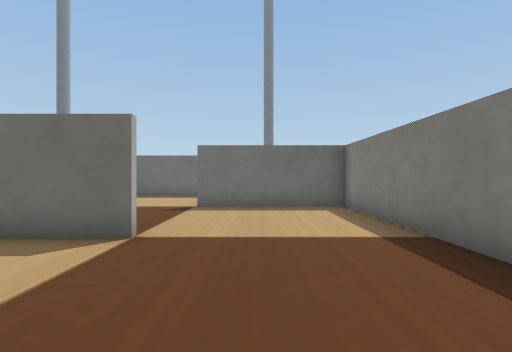
View 1 (above)

16 first-person views from a walk through a robot-simulator world made for Webots. The camera is 0.05 m above the floor, looks level and sees 80° across. The floor is counted in squares, 0.05 m on a side. Each view is taken from the middle of a square. On the plan, view 1 faces up. The plan holds only what a view shows up to about 12 squares ahead; the rest is blank. The place goes on beyond the plan. Robots are left out. Simple shapes and patterns stand in for the simulator's stock objects.

View 2
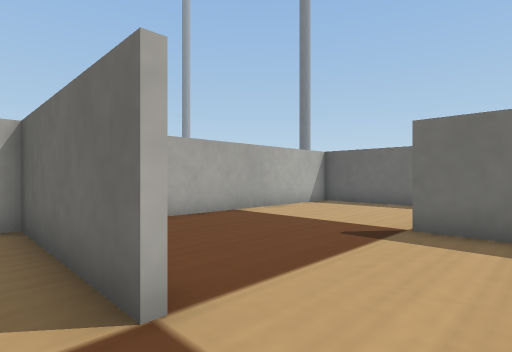

View 3
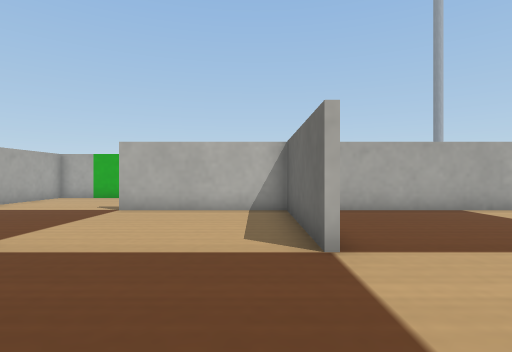

View 4
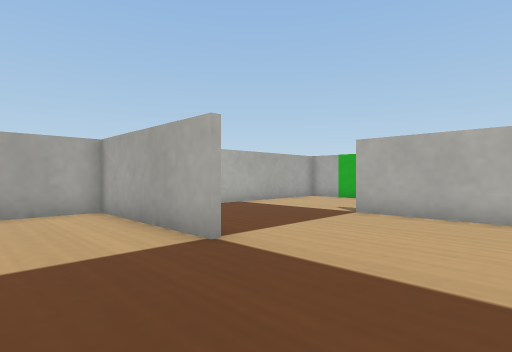

View 5
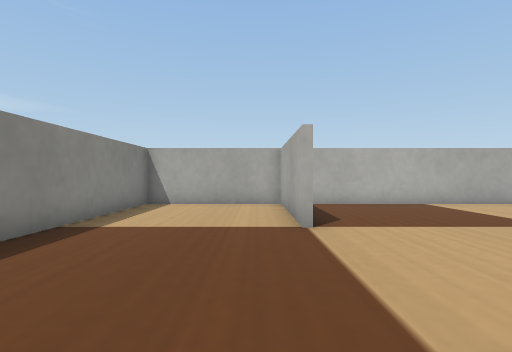

View 6
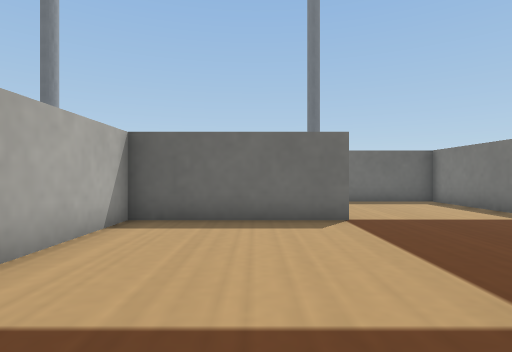

View 7
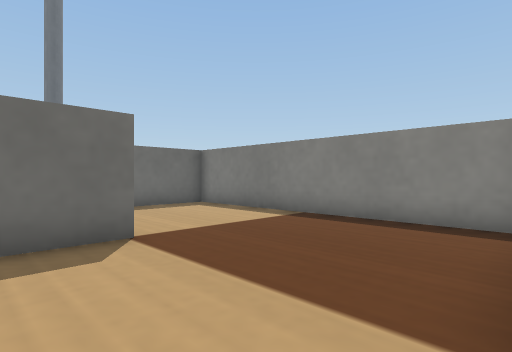

View 8
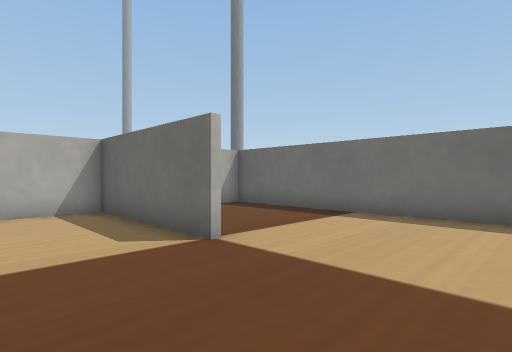

View 9
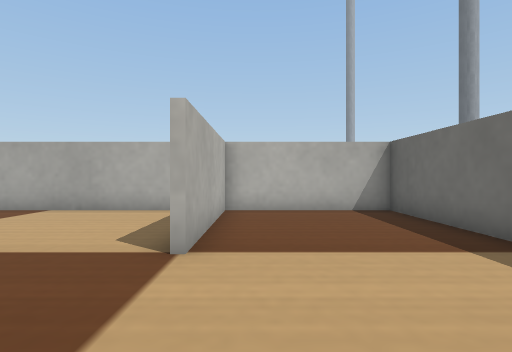

View 10
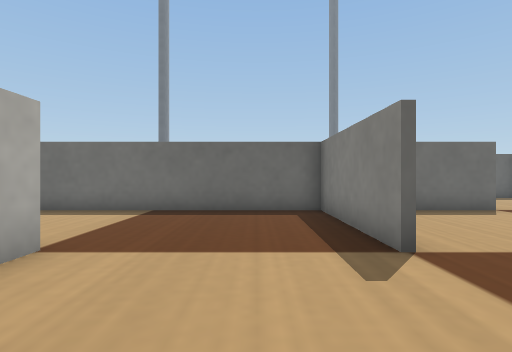

View 11
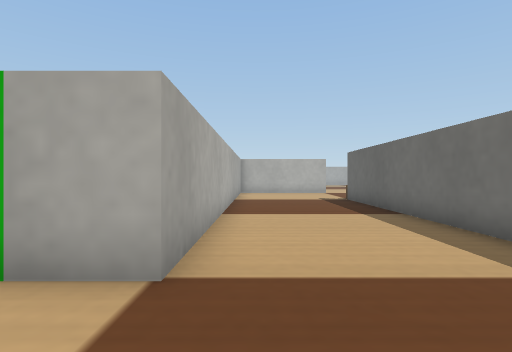

View 12
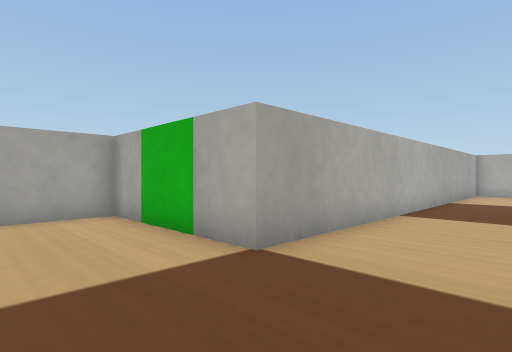

View 13
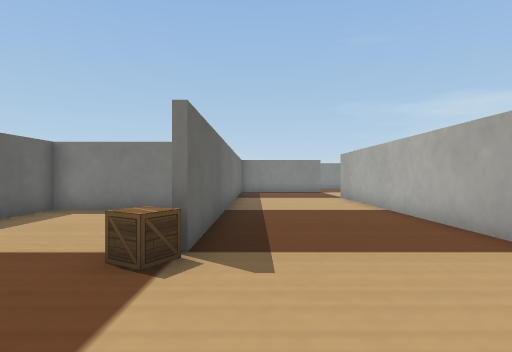

View 14
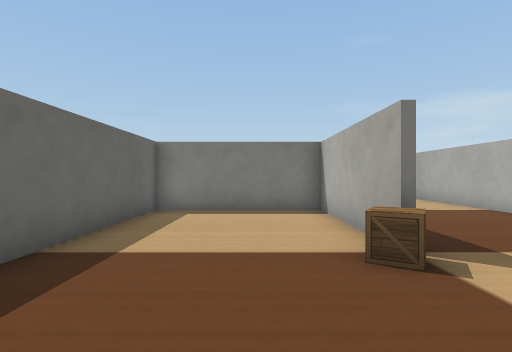

View 15
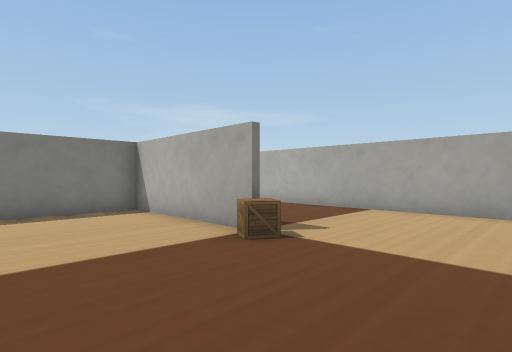

View 16
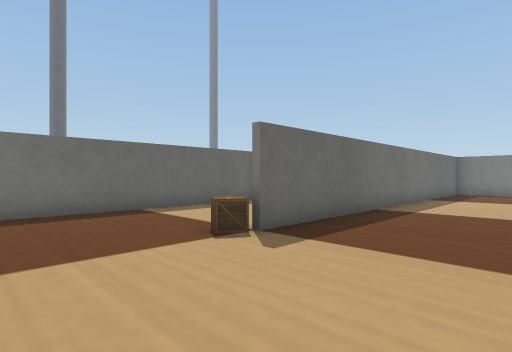

### Floor plan
Points are (right, up) in squares from view 1. A wall is a line through its corners. A room is listed if a view was taken in it or the views show most of it. See-through windows are left out.
Room 1 (views 1, 2, 3, 4, 5, 6, 7, 8, 9, 10, 11, 12, 13, 14, 15, 16)
walls: (-6.8, 15.1) (-1.9, 15.1); (-1.9, 14.9) (-7, 14.9); (-1.9, 4.9) (-6.9, 4.9) (-6.9, 0); (-21.6, 5.1) (-17.1, 5.1) (-17.1, 9.9) (-25.2, 9.9); (2.9, 10.5) (2.9, 19.9) (-6.9, 19.9) (-6.9, 6.4); (-7.1, 0) (-7.1, 4.9) (-21.6, 4.9); (-1.9, 0.1) (-1.9, -4.9) (2.9, -4.9) (2.9, 1.4); (2.9, 3.4) (2.9, 9.9) (-2, 9.9); (-25.3, 0.1) (-11.9, 0.1) (-11.9, -4.9) (-3, -4.9)
objects: wooden box (-23, 5) to (-22, 6)

Where each view was taken, in squares from view 1:
view 1: 0 up, 0 right, facing up
view 2: 4 up, 0 right, facing up-left
view 3: 4 up, 2 right, facing left
view 4: 4 up, 1 right, facing down-left
view 5: 6 up, 1 left, facing down
view 6: 8 up, 4 left, facing up
view 7: 10 up, 4 left, facing up-right
view 8: 12 up, 2 right, facing up-left
view 9: 16 up, 2 right, facing left
view 10: 4 down, 9 left, facing up
view 11: 1 up, 9 left, facing left
view 12: 3 up, 9 left, facing down-left
view 13: 4 up, 26 left, facing right
view 14: 7 up, 26 left, facing right
view 15: 9 up, 26 left, facing down-right
view 16: 1 up, 26 left, facing up-right
